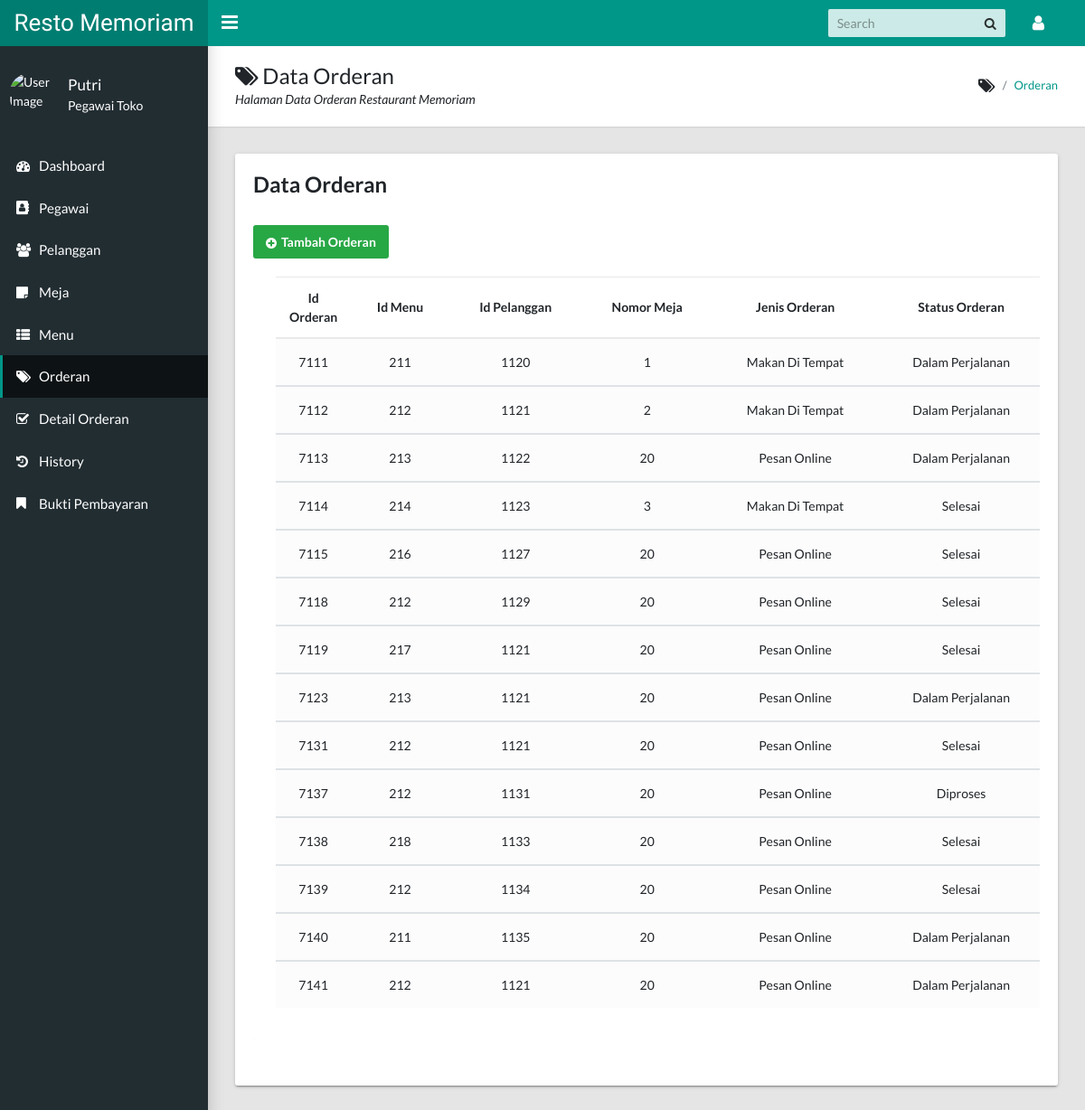
Page /admin/orderan.php (signed in) on the committed database.
### tables this page shows
CREATE TABLE `orderan` (
  `id_orderan` int(3) NOT NULL,
  `id_menu` int(3) DEFAULT NULL,
  `id_pelanggan` int(5) DEFAULT NULL,
  `nomor_meja` int(3) DEFAULT NULL,
  `jenis_orderan` enum('Makan Di Tempat','Pesan Online') DEFAULT NULL,
  `status_orderan` enum('Diproses','Dalam Perjalanan','Selesai') DEFAULT NULL
);

### admin/orderan.php (the view, shortened to what this page needs)
<?php session_start();
if (!$_SESSION['nama_pegawai']){
  echo "<script> alert ('Anda Belum Login, Silahkan Login Dulu!!');
  window.location = 'login.php'</script>";
} else { ?>
<?php
require_once("koneksi.php");
require_once("header.php");
?>
<aside class="app-sidebar">
  <div class="app-sidebar__user">
    <img class="app-sidebar__user-avatar" src="https://brighterwriting.com/wp-content/uploads/icon-user-default.png"
      width="50" height="50" alt="User Image">
    <div>
      <p class="app-sidebar__user-name"><?php echo $_SESSION['nama_pegawai']; ?></p>
      <p class="app-sidebar__user-designation">Pegawai Toko</p>
    </div>
  </div>
  <ul class="app-menu">
    <li><a class="app-menu__item " href="index.php"><i class="app-menu__icon fa fa-dashboard"></i><span
          class="app-menu__label">Dashboard</span></a></li>
    <li><a class="app-menu__item" href="pegawai.php"><i class="app-menu__icon fa fa-address-book"></i><span
          class="app-menu__label">Pegawai</span></a></li>
    <li><a class="app-menu__item" href="pelanggan.php"><i class="app-menu__icon fa fa-users"></i><span
          class="app-menu__label">Pelanggan</span></a></li>
    <li><a class="app-menu__item" href="meja.php"><i class="app-menu__icon fa fa-sticky-note"></i><span
          class="app-menu__label">Meja</span></a></li>
    <li><a class="app-menu__item" href="menu.php"><i class="app-menu__icon fa fa-th-list"></i><span
          class="app-menu__label">Menu</span></a></li>
    <li><a class="app-menu__item active" href="orderan.php"><i class="app-menu__icon fa fa fa-tags"></i><span
          class="app-menu__label">Orderan</span></a></li>
    <li><a class="app-menu__item" href="detail_orderan.php"><i class="app-menu__icon fa fa-check-square-o"></i><span
          class="app-menu__label">Detail Orderan</span></a></li>
    <li><a class="app-menu__item" href="history.php"><i class="app-menu__icon fa fa-history"></i><span
          class="app-menu__label">History</span></a></li>
    <li><a class="app-menu__item" href="bukti-pembayaran.php"><i class="app-menu__icon fa fa-bookmark"></i><span
          class="app-menu__label">Bukti Pembayaran</span></a></li>
  </ul>
</aside>
<main class="app-content">
  <div class="app-title">
    <div>
      <h1><i class="fa fa-tags"></i> Data Orderan</h1>
      <p>Halaman Data Orderan Restaurant Memoriam</p>
    </div>
    <ul class="app-breadcrumb breadcrumb">
      <li class="breadcrumb-item"><i class="fa fa-tags fa-lg"></i></li>
      <li class="breadcrumb-item"><a href="#">Orderan</a></li>
    </ul>
  </div>
  <div class="row">
    <div class="col-md-12">
      <div class="tile">
        <h3 class="tile-title">Data Orderan</h3>
        <div class="container-lg">
          <div class="table-responsive">
            <a href="#addEmployeeModal" class="btn btn-success" data-toggle="modal"><span><i
                  class="fa fa-plus-circle"></i>Tambah Orderan</span></a>
            <div class="table-wrapper">
              <table class="table table-striped table-hover">
                <thead>
                  <tr>
                    <th>Id Orderan</th>
                    <th>Id Menu</th>
                    <th>Id Pelanggan</th>
                    <th>Nomor Meja</th>
                    <th>Jenis Orderan</th>
                    <th>Status Orderan</th>
                  </tr>
                </thead>
                <?php
                                if(isset($_POST['cari'])){
                                    $keyword=$_POST['keyword'];
                                    $data = mysqli_query($conn,"SELECT * FROM orderan WHERE jenis_orderan LIKE '%$keyword%' OR status_orderan LIKE '%$keyword%'");
                                } else{
                                    $data = mysqli_query($conn, "SELECT * FROM orderan");
                                }
                  while ($row = mysqli_fetch_array($data)) {
                  ?>
                <tbody>
                  <tr>
                    <td><?php echo $row['id_orderan'] ?></td>
                    <td><?php echo $row['id_menu'] ?></td>
                    <td><?php echo $row['id_pelanggan'] ?></td>
                    <td><?php echo $row['nomor_meja'] ?></td>
                    <td><?php echo $row['jenis_orderan'] ?></td>
                    <td><?php echo $row['status_orderan'] ?></td>
                  </tr>
                </tbody>
            </div>
          </div>
          <?php
          }
          ?>
  <?php } ?>
  <?php
  require_once("footer.php");
?>

### admin/header.php (style rules this page uses)
td, th { text-align: center; }
.table-responsive { margin: 30px 0; }
.table-wrapper { background: #fff; padding: 20px 25px; border-radius: 3px; min-width: 1000px; box-shadow: 0 1px 1px rgba(0, 0, 0, .05); }
table.table tr th, table.table tr td { border-color: #e9e9e9; padding: 12px 15px; vertical-align: middle; }
table.table tr th:first-child { width: 60px; }
table.table-striped tbody tr:nth-of-type(odd) { background-color: #fcfcfc; }

### rows in the picture
orderan: id_orderan "7111", id_menu "211", id_pelanggan "1120", nomor_meja "1", jenis_orderan "Makan Di Tempat", status_orderan "Dalam Perjalanan"
orderan: id_orderan "7112", id_menu "212", id_pelanggan "1121", nomor_meja "2", jenis_orderan "Makan Di Tempat", status_orderan "Dalam Perjalanan"
orderan: id_orderan "7113", id_menu "213", id_pelanggan "1122", nomor_meja "20", jenis_orderan "Pesan Online", status_orderan "Dalam Perjalanan"
orderan: id_orderan "7114", id_menu "214", id_pelanggan "1123", nomor_meja "3", jenis_orderan "Makan Di Tempat", status_orderan "Selesai"
orderan: id_orderan "7115", id_menu "216", id_pelanggan "1127", nomor_meja "20", jenis_orderan "Pesan Online", status_orderan "Selesai"
orderan: id_orderan "7118", id_menu "212", id_pelanggan "1129", nomor_meja "20", jenis_orderan "Pesan Online", status_orderan "Selesai"
orderan: id_orderan "7119", id_menu "217", id_pelanggan "1121", nomor_meja "20", jenis_orderan "Pesan Online", status_orderan "Selesai"
orderan: id_orderan "7123", id_menu "213", id_pelanggan "1121", nomor_meja "20", jenis_orderan "Pesan Online", status_orderan "Dalam Perjalanan"
orderan: id_orderan "7131", id_menu "212", id_pelanggan "1121", nomor_meja "20", jenis_orderan "Pesan Online", status_orderan "Selesai"
orderan: id_orderan "7137", id_menu "212", id_pelanggan "1131", nomor_meja "20", jenis_orderan "Pesan Online", status_orderan "Diproses"
orderan: id_orderan "7138", id_menu "218", id_pelanggan "1133", nomor_meja "20", jenis_orderan "Pesan Online", status_orderan "Selesai"
orderan: id_orderan "7139", id_menu "212", id_pelanggan "1134", nomor_meja "20", jenis_orderan "Pesan Online", status_orderan "Selesai"
orderan: id_orderan "7140", id_menu "211", id_pelanggan "1135", nomor_meja "20", jenis_orderan "Pesan Online", status_orderan "Dalam Perjalanan"
orderan: id_orderan "7141", id_menu "212", id_pelanggan "1121", nomor_meja "20", jenis_orderan "Pesan Online", status_orderan "Dalam Perjalanan"

### other values in the picture
$_SESSION['nama_pegawai'] "Putri"
